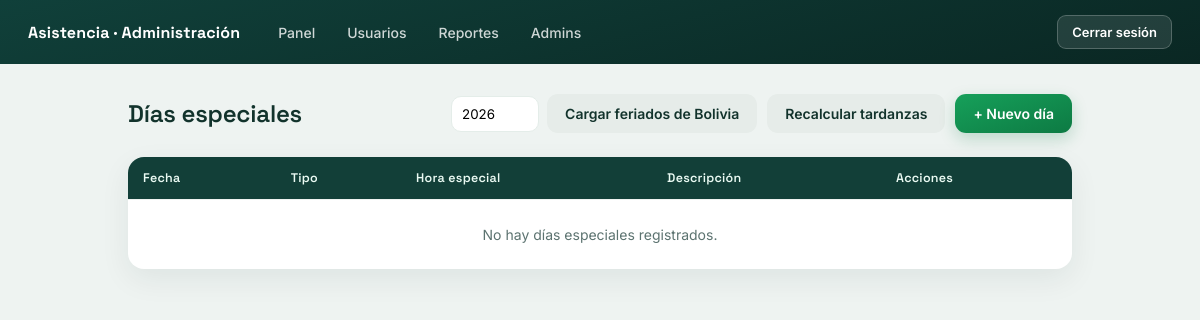
Before: /gestion/dias/ (signed in) with the older database file.
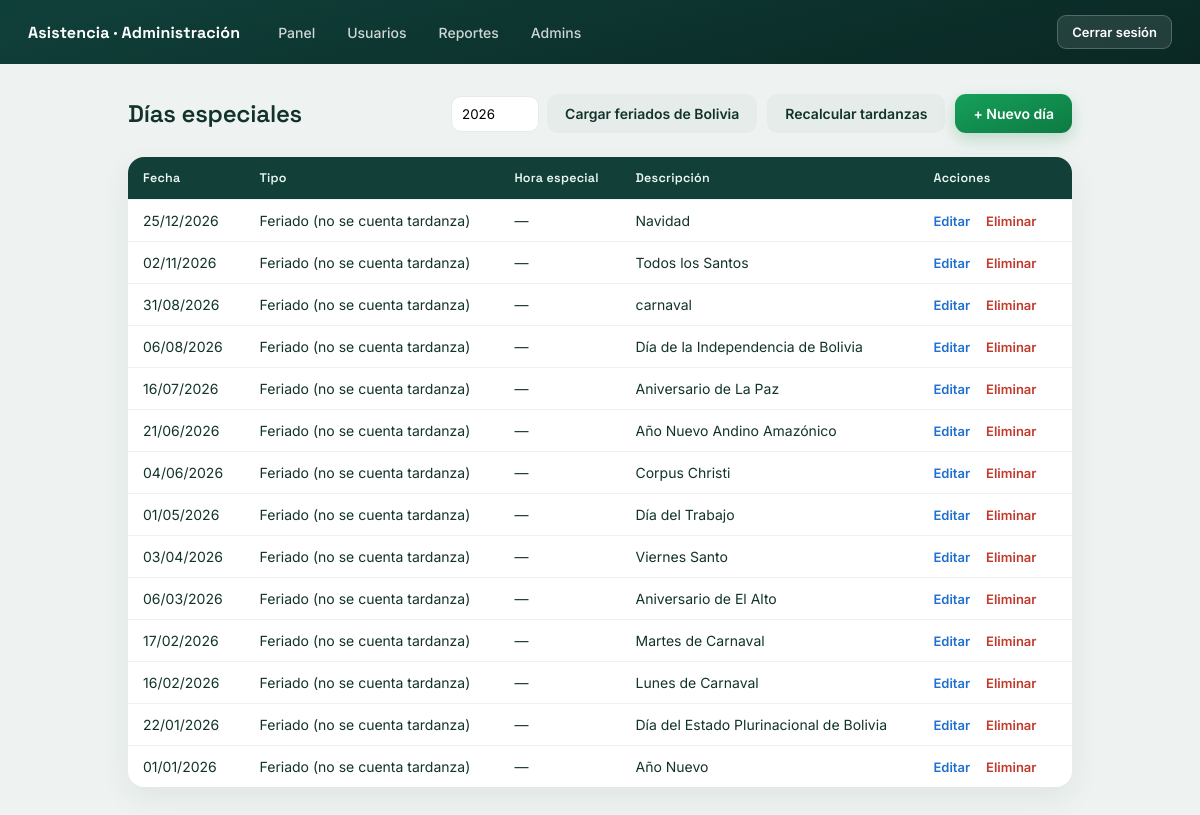
After: the same page with the newer database file.
### registro/models.py (models this page shows, shortened)
class DiaEspecial(models.Model):
    FERIADO = "feriado"
    HORARIO_ESPECIAL = "horario_especial"
    TIPOS = [
        (FERIADO, "Feriado (no se cuenta tardanza)"),
        (HORARIO_ESPECIAL, "Horario especial (otra hora de entrada ese día)"),
    ]
    fecha = models.DateField(unique=True)
    tipo = models.CharField(max_length=20, choices=TIPOS)
    hora_entrada_especial = models.TimeField(
        null=True,
        blank=True,
        help_text="Solo para horario especial: hora de entrada esperada ese día.",
    )
    descripcion = models.CharField(max_length=120, blank=True)

### registro/views.py (the view)
# urls.py: path("gestion/dias/", views.dias_lista, name="dias_lista"),
@staff_member_required
def dias_lista(request):
    dias = DiaEspecial.objects.order_by("-fecha")
    return render(
        request,
        "registro/dias_lista.html",
        {"dias": dias, "anio_actual": timezone.localdate().year},
    )

### registro/templates/registro/dias_lista.html (shortened to what this page needs)
{% extends "registro/base.html" %}
{% block contenido %}
<div class="cabecera">
    <h1>Días especiales</h1>
    <div style="display:flex; gap:10px; align-items:center; flex-wrap:wrap;">
        <form method="post" action="{% url 'dias_cargar_feriados' %}"
            style="display:flex; gap:8px; align-items:center; margin:0;">
            <input type="number" name="anio" value="{{ anio_actual }}" min="2020" max="2100"
                style="width:88px; padding:9px 10px; border:1.5px solid #e4ede9; border-radius:10px; font-family:inherit;">
            <button type="submit" class="btn btn-gris">Cargar feriados de Bolivia</button>
        </form>
        <form method="post" action="{% url 'dias_recalcular_tardanzas' %}" style="margin:0;"
            onsubmit="return confirm('¿Recalcular la tardanza de todas las asistencias?');">
            <button type="submit" class="btn btn-gris">Recalcular tardanzas</button>
        </form>
        <a class="btn btn-verde" href="{% url 'dia_nuevo' %}">+ Nuevo día</a>
    </div>
</div>
<table>
    <thead>
        <tr>
            <th>Fecha</th>
            <th>Tipo</th>
            <th>Hora especial</th>
            <th>Descripción</th>
            <th>Acciones</th>
        </tr>
    </thead>
    <tbody>
        {% for d in dias %}
        <tr>
            <td>{{ d.fecha|date:"d/m/Y" }}</td>
            <td>{{ d.get_tipo_display }}</td>
            <td>{{ d.hora_entrada_especial|time:"H:i"|default:"—" }}</td>
            <td>{{ d.descripcion|default:"—" }}</td>
            <td class="acciones">
                <a class="a-editar" href="{% url 'dia_editar' d.pk %}">Editar</a>
                <a class="a-eliminar" href="{% url 'dia_eliminar' d.pk %}">Eliminar</a>
            </td>
        </tr>
        {% empty %}
        <tr>
            <td colspan="5" style="text-align:center;color:#5c7370;padding:26px;">No hay días especiales registrados.
            </td>
        </tr>
        {% endfor %}
    </tbody>
</table>
{% endblock %}

### registro/templates/registro/base.html (shortened to what this page needs)
<!DOCTYPE html>
<html lang="es">
<head>
</head>
<body>
    <div class="barra">
        <a class="logo" href="{% url 'panel' %}">Asistencia · Administración</a>
        <nav>
            <a href="{% url 'panel' %}">Panel</a>
            <a href="{% url 'pasantes_lista' %}">Usuarios</a>
            <a href="{% url 'reportes' %}">Reportes</a>
            <a href="{% url 'admins_lista' %}">Admins</a>
        </nav>
        <form method="post" action="{% url 'logout' %}">
            <button type="submit" class="salir">Cerrar sesión</button>
        </form>
    </div>
    <div class="contenedor">
        {% block contenido %}{% endblock %}
    </div>
</body>
</html>

### registro/templates/registro/base.html (style rules this page uses)
:root { --green: #16a05a; --green-d: #0d7a43; --deep-1: #0a2723; --deep-2: #10403a; --azul: #1f6fce; --tenue: #6a847e; --borde: #e4ede9; --rojo: #c0392b; --ink: #12332c; --radius: 16px; --shadow: 0 10px 30px rgba(15, 45, 40, .07); }
* { box-sizing: border-box; margin: 0; padding: 0; }
body { font-family: "Inter", -apple-system, BlinkMacSystemFont, "Segoe UI", sans-serif; background: #eef3f1; color: var(--ink); min-height: 100vh; }
.barra { background: linear-gradient(165deg, var(--deep-2), var(--deep-1)); color: #fff; padding: 15px 28px; display: flex; align-items: center; gap: 24px; }
.barra .logo { font-family: "Space Grotesk", sans-serif; font-weight: 700; font-size: 16px; letter-spacing: .01em; text-decoration: none; color: #fff; }
.barra nav { display: flex; gap: 4px; flex: 1; }
.barra nav a { color: rgba(255, 255, 255, 0.8); text-decoration: none; font-size: 14px; font-weight: 500; padding: 8px 14px; border-radius: 9px; transition: background .15s, color .15s; }
.barra .salir { background: rgba(255, 255, 255, 0.1); border: 1px solid rgba(255, 255, 255, 0.22); color: #fff; border-radius: 9px; padding: 8px 14px; font-size: 13px; font-weight: 600; font-family: inherit; cursor: pointer; transition: background .15s; }
.contenedor { max-width: 1000px; margin: 0 auto; padding: 30px 28px 48px; }
.cabecera { display: flex; justify-content: space-between; align-items: center; gap: 16px; margin-bottom: 24px; flex-wrap: wrap; }
.cabecera h1 { font-family: "Space Grotesk", sans-serif; font-size: 24px; font-weight: 600; letter-spacing: -.01em; }
.btn { border: none; border-radius: 11px; padding: 11px 18px; font-size: 14px; font-weight: 600; font-family: inherit; cursor: pointer; text-decoration: none; display: inline-block; transition: transform .08s, filter .15s, background .15s; }
.btn-verde { background: linear-gradient(160deg, var(--green), var(--green-d)); color: #fff; box-shadow: 0 6px 16px rgba(13, 122, 67, .22); }
.btn-gris { background: #e6ece9; color: var(--ink); }
table { width: 100%; border-collapse: collapse; background: #fff; border-radius: var(--radius); overflow: hidden; box-shadow: var(--shadow); }
th { background: #123f38; color: #eafaf3; font-family: "Space Grotesk", sans-serif; font-weight: 600; font-size: 12.5px; letter-spacing: .02em; text-align: left; padding: 13px 15px; }
td { padding: 12px 15px; font-size: 14px; border-top: 1px solid #eef3f1; }
.acciones a { font-size: 13px; text-decoration: none; margin-right: 12px; font-weight: 600; }
.a-editar { color: var(--azul); }
.a-eliminar { color: var(--rojo); }

Changed rows visible on the page:
added DiaEspecial: fecha "25/12/2026", tipo "Feriado (no se cuenta tardanza)", hora_entrada_especial "—", descripcion "Navidad"
added DiaEspecial: fecha "02/11/2026", tipo "Feriado (no se cuenta tardanza)", hora_entrada_especial "—", descripcion "Todos los Santos"
added DiaEspecial: fecha "31/08/2026", tipo "Feriado (no se cuenta tardanza)", hora_entrada_especial "—", descripcion "carnaval"
added DiaEspecial: fecha "06/08/2026", tipo "Feriado (no se cuenta tardanza)", hora_entrada_especial "—", descripcion "Día de la Independencia de Bolivia"
added DiaEspecial: fecha "16/07/2026", tipo "Feriado (no se cuenta tardanza)", hora_entrada_especial "—", descripcion "Aniversario de La Paz"
added DiaEspecial: fecha "21/06/2026", tipo "Feriado (no se cuenta tardanza)", hora_entrada_especial "—", descripcion "Año Nuevo Andino Amazónico"
added DiaEspecial: fecha "04/06/2026", tipo "Feriado (no se cuenta tardanza)", hora_entrada_especial "—", descripcion "Corpus Christi"
added DiaEspecial: fecha "01/05/2026", tipo "Feriado (no se cuenta tardanza)", hora_entrada_especial "—", descripcion "Día del Trabajo"
added DiaEspecial: fecha "03/04/2026", tipo "Feriado (no se cuenta tardanza)", hora_entrada_especial "—", descripcion "Viernes Santo"
added DiaEspecial: fecha "06/03/2026", tipo "Feriado (no se cuenta tardanza)", hora_entrada_especial "—", descripcion "Aniversario de El Alto"
added DiaEspecial: fecha "17/02/2026", tipo "Feriado (no se cuenta tardanza)", hora_entrada_especial "—", descripcion "Martes de Carnaval"
added DiaEspecial: fecha "16/02/2026", tipo "Feriado (no se cuenta tardanza)", hora_entrada_especial "—", descripcion "Lunes de Carnaval"
added DiaEspecial: fecha "22/01/2026", tipo "Feriado (no se cuenta tardanza)", hora_entrada_especial "—", descripcion "Día del Estado Plurinacional de Bolivia"
added DiaEspecial: fecha "01/01/2026", tipo "Feriado (no se cuenta tardanza)", hora_entrada_especial "—", descripcion "Año Nuevo"
Other visible differences:
text no longer shown: "No hay días especiales registrados."
